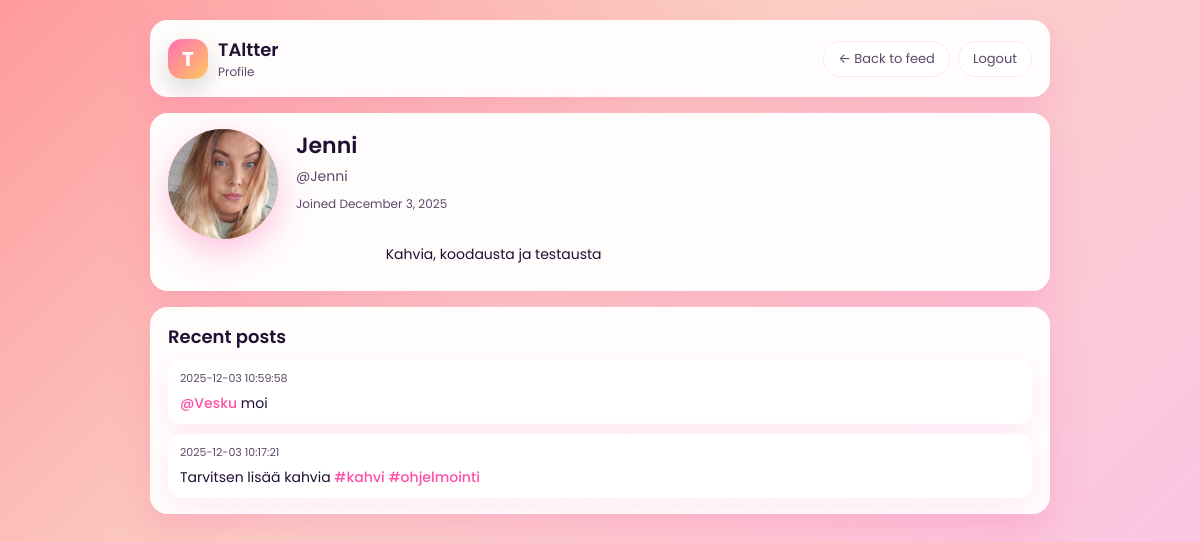
/iteration/profile.php?u=Jenni, run on the app's committed database.
### tables this page shows
CREATE TABLE `users` (
  `user_id` int(11) NOT NULL,
  `username` varchar(50) NOT NULL,
  `email` varchar(100) NOT NULL,
  `password_hash` varchar(255) NOT NULL,
  `bio` text DEFAULT NULL,
  `profile_picture_url` varchar(255) DEFAULT NULL,
  `created_at` timestamp NOT NULL DEFAULT current_timestamp(),
  `last_seen_mentions` datetime DEFAULT NULL,
  `last_seen_shares` datetime DEFAULT NULL,
  `last_seen_likes` datetime DEFAULT NULL
);

CREATE TABLE `posts` (
  `post_id` int(11) NOT NULL,
  `user_id` int(11) NOT NULL,
  `content` varchar(144) NOT NULL,
  `created_at` timestamp NOT NULL DEFAULT current_timestamp(),
  `edited_at` datetime DEFAULT NULL
);

### iteration/profile.php (the view, shortened to what this page needs)
<?php
require_once 'config.php';
$user = $_GET['u'] ?? null;
$stmt = $mysqli->prepare("SELECT user_id, username, bio, profile_picture_url, created_at FROM users WHERE username = ?");
$stmt->bind_param('s', $user);
$stmt->execute();
$res = $stmt->get_result();
$row = $res->fetch_assoc();
?>
<!doctype html>
<html lang="en">
<head>
</head>
<body>
<div class="app-shell">
    <div class="card">
        <div class="card-inner topbar">
            <div class="topbar-left">
                <div class="logo-badge">T</div>
                <div class="app-title">
                    <span>TAltter</span>
                    <span>Profile</span>
                </div>
            </div>
            <div class="topbar-right">
                <a href="index.php" class="btn-outline">← Back to feed</a>
                <a href="logout.php" class="btn-outline">Logout</a>
            </div>
        </div>
    </div>
    <div class="card">
        <div class="card-inner profile-header">
            <div class="profile-avatar">
                <?php if (!empty($row['profile_picture_url'])): ?>
                    <img src="<?= htmlspecialchars($row['profile_picture_url']) ?>" alt="Profile picture">
                <?php else: ?>
                    <div class="profile-avatar-fallback">
                        <?= strtoupper(htmlspecialchars(substr($row['username'], 0, 1))) ?>
                    </div>
                <?php endif; ?>
            </div>
            <div class="profile-main">
                <h1 class="profile-username"><?= htmlspecialchars($row['username']) ?></h1>
                <div class="profile-handle">@<?= htmlspecialchars($row['username']) ?></div>
                <div class="profile-meta">
                    Joined <?= htmlspecialchars(date('F j, Y', strtotime($row['created_at']))) ?>
                </div>
                <?php if (!empty($row['bio'])): ?>
                    <div class="profile-bio">
                        <?= nl2br(htmlspecialchars($row['bio'])) ?>
                    </div>
                <?php endif; ?>
            </div>
        </div>
    </div>
    <div class="card">
        <div class="card-inner">
            <h2 class="section-title">Recent posts</h2>
            <div class="post-list">
                <?php
                $stmt = $mysqli->prepare("SELECT post_id, content, created_at FROM posts WHERE user_id = ? ORDER BY created_at DESC LIMIT 50");
                $stmt->bind_param('i', $row['user_id']);
                $stmt->execute();
                $r = $stmt->get_result();
                while ($p = $r->fetch_assoc()) {
                    $c = htmlspecialchars($p['content']);
                    $c = preg_replace(
                        '/#([A-Za-z0-9_åäöÅÄÖ\-]+)/u',
                        '<a href="index.php?hashtag=$1">#$1</a>',
                        $c
                    );
                    $c = preg_replace(
                        '/@([A-Za-z0-9_]+)/',
                        '<a href="profile.php?u=$1">@$1</a>',
                        $c
                    );
                    echo "<div class='post-card'>
                            <div class='post-meta'>".$p['created_at']."</div>
                            <div class='post-body'>$c</div>
                          </div>";
                }
                ?>
            </div>
        </div>
    </div>
</div>
</body>
</html>

### iteration/profile.php (style rules this page uses)
:root { --accent: #ff6fb5; --accent-dark: #ff4fa5; --accent-soft: #ffe5f3; --bg-card: rgba(255, 255, 255, 0.95); --input-border: #ffd4ec; --text-main: #1f1033; --text-soft: #5c4969; --chip-bg: #fce4ff; --chip-text: #6f2f8f; }
*, *::before, *::after { box-sizing: border-box; }
body { margin: 0; min-height: 100vh; font-family: "Poppins", system-ui, -apple-system, BlinkMacSystemFont, "Segoe UI", sans-serif; background: linear-gradient(135deg, #ff9a9e 0%, #fad0c4 40%, #fbc2eb 100%); padding: 20px 12px 28px; color: var(--text-main); }
.app-shell { max-width: 900px; margin: 0 auto; display: flex; flex-direction: column; gap: 16px; }
.card { background: var(--bg-card); backdrop-filter: blur(18px); border-radius: 18px; padding: 16px 18px; box-shadow: 0 16px 35px rgba(255, 105, 180, 0.25); position: relative; overflow: hidden; }
.card::before { content: ""; position: absolute; inset: -40px; background: radial-gradient(circle at top left, rgba(255,255,255,0.6), transparent 55%), radial-gradient(circle at bottom right, rgba(255,255,255,0.5), transparent 55%); opacity: 0.5; pointer-events: none; }
.card-inner { position: relative; z-index: 1; }
.topbar { display: flex; align-items: center; justify-content: space-between; gap: 12px; }
.topbar-left { display: flex; align-items: center; gap: 10px; }
.logo-badge { width: 40px; height: 40px; border-radius: 14px; background: linear-gradient(135deg, #ff6fb5, #ffc75f); display: flex; align-items: center; justify-content: center; color: #fff; font-weight: 700; font-size: 20px; box-shadow: 0 10px 25px rgba(0,0,0,0.15); }
.app-title { display: flex; flex-direction: column; }
.app-title span:first-child { font-weight: 600; font-size: 18px; }
.app-title span:last-child { font-size: 12px; color: var(--text-soft); }
.topbar-right { display: flex; align-items: center; gap: 8px; flex-wrap: wrap; }
a { color: var(--accent-dark); text-decoration: none; }
.btn-outline { border-radius: 999px; border: 1.5px solid var(--accent-soft); background: rgba(255,255,255,0.9); padding: 7px 14px; font: inherit; font-size: 13px; cursor: pointer; color: var(--text-soft); display: inline-flex; align-items: center; gap: 6px; transition: background 0.12s, border-color 0.12s, transform 0.08s; }
.profile-header { display: flex; gap: 18px; align-items: flex-start; flex-wrap: wrap; }
.profile-avatar { width: 110px; height: 110px; border-radius: 50%; background: linear-gradient(135deg, #ff6fb5, #ffc75f); position: relative; flex-shrink: 0; overflow: hidden; box-shadow: 0 12px 30px rgba(255, 111, 181, 0.4); }
.profile-avatar img { width: 100%; height: 100%; object-fit: cover; }
.profile-main { flex: 1; min-width: 0; }
.profile-username { margin: 0; font-size: 22px; font-weight: 600; }
.profile-handle { margin: 4px 0 8px; font-size: 14px; color: var(--text-soft); }
.profile-meta { font-size: 12px; color: var(--text-soft); }
.profile-bio { margin-top: 10px; font-size: 14px; white-space: pre-wrap; }
.section-title { margin: 0 0 10px; font-size: 18px; font-weight: 600; }
.post-list { display: flex; flex-direction: column; gap: 10px; }
.post-card { border-radius: 14px; padding: 10px 12px; background: #ffffff; box-shadow: 0 10px 25px rgba(255, 105, 180, 0.12); font-size: 14px; }
.post-meta { font-size: 11px; color: var(--text-soft); margin-bottom: 6px; }
.post-body a { color: var(--accent-dark); font-weight: 500; }

### data on the page
users: profile_picture_url (picture), username "Jenni", created_at "December 3, 2025", bio "Kahvia, koodausta ja testausta"
posts: created_at "2025-12-03 10:59:58", content "@Vesku moi"
posts: created_at "2025-12-03 10:17:21", content "Tarvitsen lisää kahvia #kahvi #ohjelmointi"
